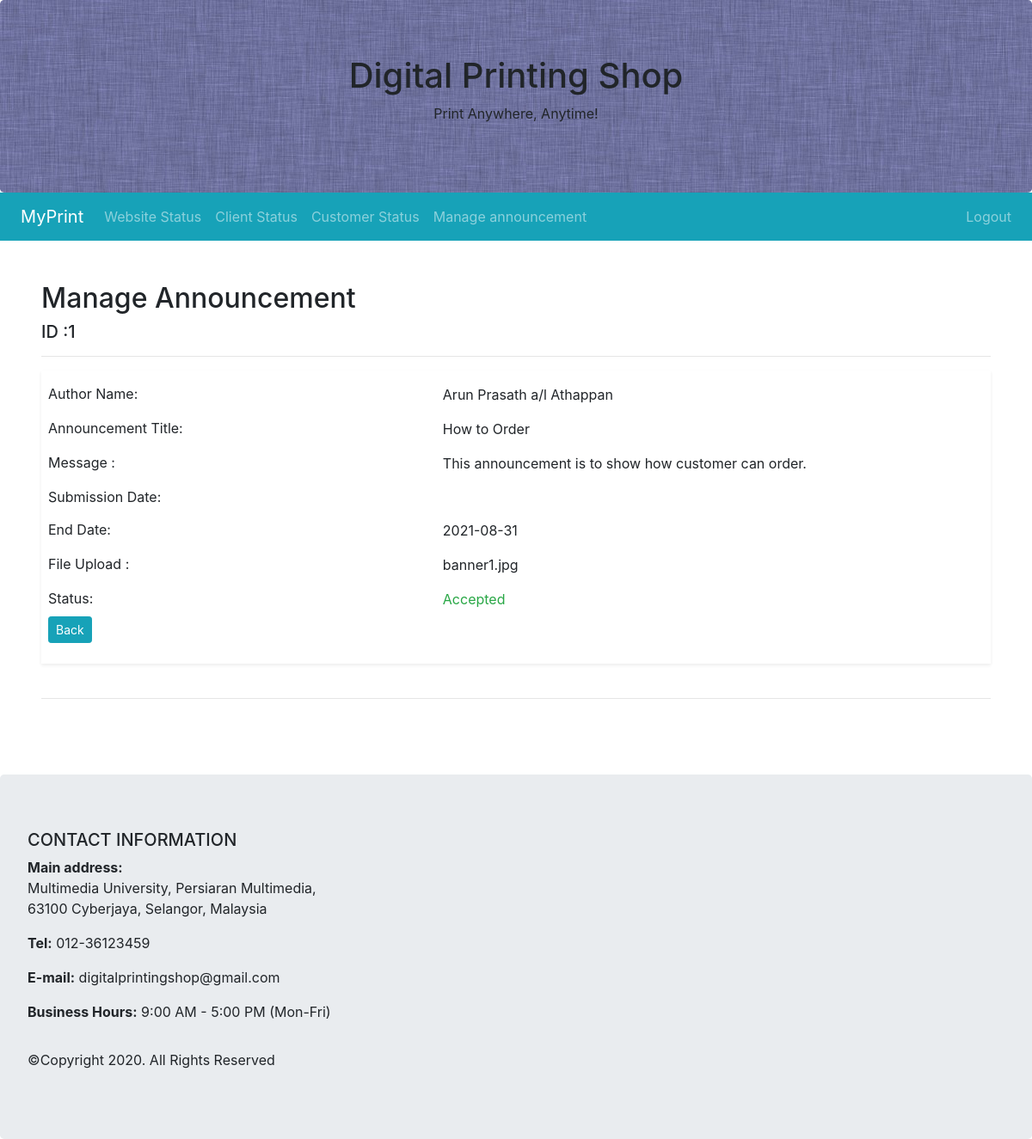
The app's page /admin/manage_announcementdetails.php?ID=1 with its own data.
### tables this page shows
CREATE TABLE `announcement` (
  `ID` int(10) NOT NULL,
  `UserID` varchar(255) NOT NULL,
  `Title` varchar(255) DEFAULT NULL,
  `Message` text DEFAULT NULL,
  `Submission_Date` date DEFAULT NULL,
  `End_Date` date NOT NULL,
  `File` varchar(255) DEFAULT NULL,
  `Status` varchar(255) DEFAULT NULL
);

CREATE TABLE `user` (
  `ID` varchar(255) NOT NULL,
  `Password` varchar(255) DEFAULT NULL,
  `Role` varchar(255) DEFAULT NULL,
  `Last_Login` date DEFAULT NULL,
  `Date_Join` date DEFAULT NULL,
  `Name` varchar(255) DEFAULT NULL,
  `Email` varchar(255) DEFAULT NULL,
  `Image` varchar(255) DEFAULT NULL
);

### admin/manage_announcementdetails.php (the view, shortened to what this page needs)
<?php
require_once "../include/connection-config.inc.php";
?>
<!DOCTYPE html>
<html lang="en">
<head>
	<link rel="stylesheet" href="https://maxcdn.bootstrapcdn.com/bootstrap/4.4.1/css/bootstrap.min.css" />
	<link rel="stylesheet" type="text/css" href="admin.css">
</head>
<body>
        <div class="container-fluid p-5">
            <div class="collumn">
			<div class="col-xs-1">
				<h2>Manage Announcement</h2>
				<h5>ID :<?php echo $_GET['ID']?></h5>
				<hr class="d-block">
				<form class="shadow-sm p-2">
					<div class="form-group row">
						<label id="announcement_title" class="col-sm-5 col-form-label">Author Name:</label>
						<div class="col-sm-6 p-2">
							<?php
							$ID = $_GET['ID'];
							$sql = "SELECT user.Name, announcement.ID, announcement.Title, announcement.Message,
									announcement.Submission_Date, announcement.End_Date, announcement.File, announcement.Status
									FROM announcement INNER JOIN user ON user.ID = announcement.UserID
									WHERE announcement.ID = '$ID'";
							$result = mysqli_query($conn, $sql);
							$resultCheck = mysqli_num_rows($result);
							if($resultCheck > 0){
								while($row = mysqli_fetch_assoc($result)){
									echo $row['Name'];
								}
							}
							?>
						</div>
						<label id="announcement_title" class="col-sm-5 col-form-label">Announcement Title:</label>
						<div class="col-sm-6 p-2">
							<?php
							$ID = $_GET['ID'];
							$sql = "SELECT user.Name, announcement.ID, announcement.Title, announcement.Message,
									announcement.Submission_Date, announcement.End_Date, announcement.File, announcement.Status
									FROM announcement INNER JOIN user ON user.ID = announcement.UserID
									WHERE announcement.ID = '$ID'";
							$result = mysqli_query($conn, $sql);
							$resultCheck = mysqli_num_rows($result);
							if($resultCheck > 0){
								while($row = mysqli_fetch_assoc($result)){
									echo $row['Title'];
								}
							}
							?>
						</div>
						<label id="message" class="col-sm-5 col-form-label">Message :</label>
						<div class="col-sm-6 p-2">
							<?php
							$ID = $_GET['ID'];
							$sql = "SELECT user.Name, announcement.ID, announcement.Title, announcement.Message,
									announcement.Submission_Date, announcement.End_Date, announcement.File, announcement.Status
									FROM announcement INNER JOIN user ON user.ID = announcement.UserID
									WHERE announcement.ID = '$ID'";
							$result = mysqli_query($conn, $sql);
							$resultCheck = mysqli_num_rows($result);
							if($resultCheck > 0){
								while($row = mysqli_fetch_assoc($result)){
									echo $row['Message'];
								}
							}
							?>
						</div>
						<label id="duration" class="col-sm-5 col-form-label">Submission Date: </label>
						<div class="col-sm-6 p-2">
						</div>
						<label id="duration" class="col-sm-5 col-form-label">End Date: </label>
						<div class="col-sm-6 p-2">
						  	<?php
							$ID = $_GET['ID'];
							$sql = "SELECT user.Name, announcement.ID, announcement.Title, announcement.Message,
									announcement.Submission_Date, announcement.End_Date, announcement.File, announcement.Status
									FROM announcement INNER JOIN user ON user.ID = announcement.UserID
									WHERE announcement.ID = '$ID'";
							$result = mysqli_query($conn, $sql);
							$resultCheck = mysqli_num_rows($result);
							if($resultCheck > 0){
								while($row = mysqli_fetch_assoc($result)){
									echo $row['End_Date'];
								}
							}
							?>
						</div>
						<label id="file" class="col-lg-5 col-form-label float-right">File Upload :</label>
						<div class="col-sm-6 p-2">
							<?php
							$ID = $_GET['ID'];
							$sql = "SELECT user.Name, announcement.ID, announcement.Title, announcement.Message,
									announcement.Submission_Date, announcement.End_Date, announcement.File, announcement.Status
									FROM announcement INNER JOIN user ON user.ID = announcement.UserID
									WHERE announcement.ID = '$ID'";
							$result = mysqli_query($conn, $sql);
							$resultCheck = mysqli_num_rows($result);
							if($resultCheck > 0){
								while($row = mysqli_fetch_assoc($result)){
									echo $row['File'];
								}
							}
							?>
						</div>
						<label id="status" class="col-sm-5 col-form-label">Status: </label>
						<div class="col-sm-6 p-2">
						  	<?php
							$ID = $_GET['ID'];
							$sql = "SELECT user.Name, announcement.ID, announcement.Title, announcement.Message,
									announcement.Submission_Date, announcement.End_Date, announcement.File, announcement.Status
									FROM announcement INNER JOIN user ON user.ID = announcement.UserID
									WHERE announcement.ID = '$ID'";
							$result = mysqli_query($conn, $sql);
							$resultCheck = mysqli_num_rows($result);
							if($resultCheck > 0){
								while($row = mysqli_fetch_assoc($result)){
									if ($row['Status'] == "Accepted"){
										echo "<div class='text-success' >" . $row['Status'] . "</div>";
									}
									elseif($row['Status'] == "Pending"){
										echo "<div class='text-warning' >" . $row['Status'] . "</div>";
									}
									elseif($row['Status'] == "Declined"){
										echo "<div class='text-danger'   >". $row['Status'] . "</div>";
									}
								}
							}
							?>
						</div>
						<div class="container-fluid">
							<a href="manage_announcement.php" class="btn btn-info btn-sm float-left" role="button">Back</a>
						</div>
					</div>
				</form>
				<br><hr class="d-block"><br>
                </div>
            </div>
        </div>
	<footer class="jumbotron mb-0 ">
	  <div class="container-fluid text-left">
			<div class="row">
				<h5 class="text-uppercase">Contact Information</h5>
			</div>
			<div class="row">
				<p><b>Main address:</b><br>Multimedia University, Persiaran Multimedia, <br>63100 Cyberjaya, Selangor, Malaysia </p>
			</div>
			<div class="row">
				<p><b>Tel:</b> 012-36123459</p>
			</div>
			<div class="row">
				<p><b>E-mail:</b> digitalprintingshop@gmail.com</p>
			</div>
			<div class="row">
				<p><b>Business Hours:</b> 9:00 AM - 5:00 PM (Mon-Fri)</p>
			</div>
			</div>
			<div class="footer-copyright text-left py-3">©Copyright 2020. All Rights Reserved
			</div>
	</footer>
</body>
</html>

### admin/admin.css (style rules this page uses)
.headerImage { background-image: url("../img/background.jpg"); }

### records on screen
announcement: UserID.Name "Arun Prasath a/l Athappan", Title "How to Order", Message "This announcement is to show how customer can order.", End_Date "2021-08-31", File "banner1.jpg", Status "Accepted"

### other values on screen
$_GET['ID'] "1"
